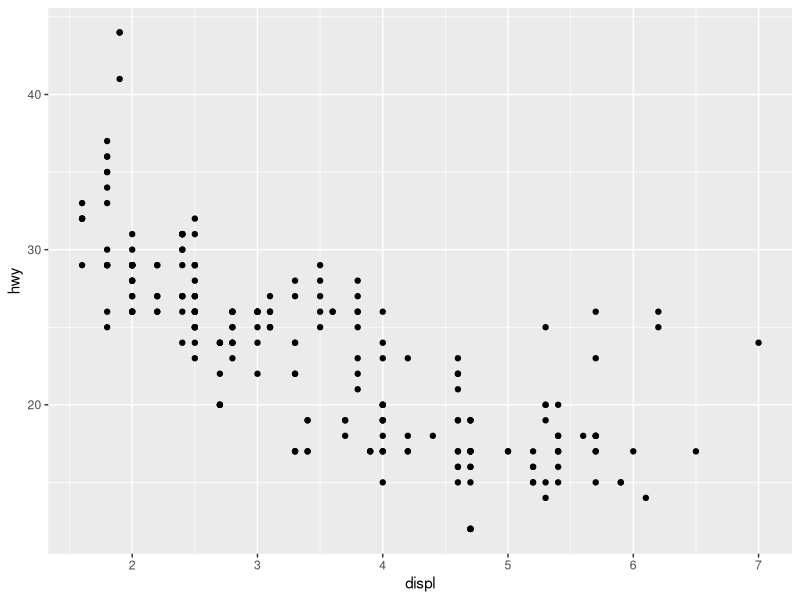
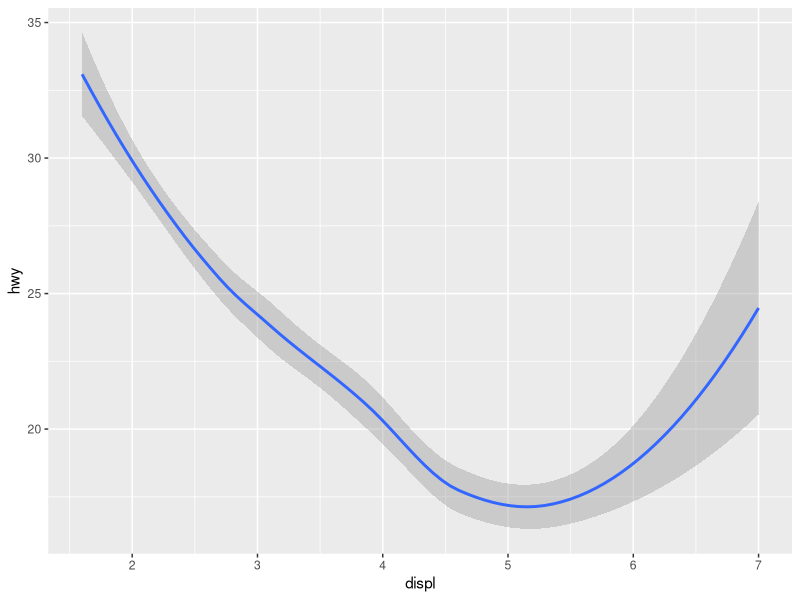
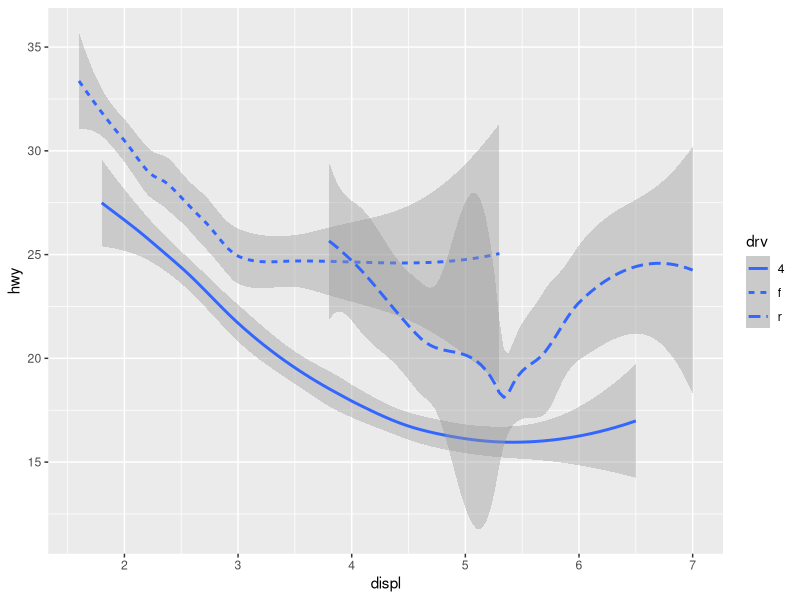
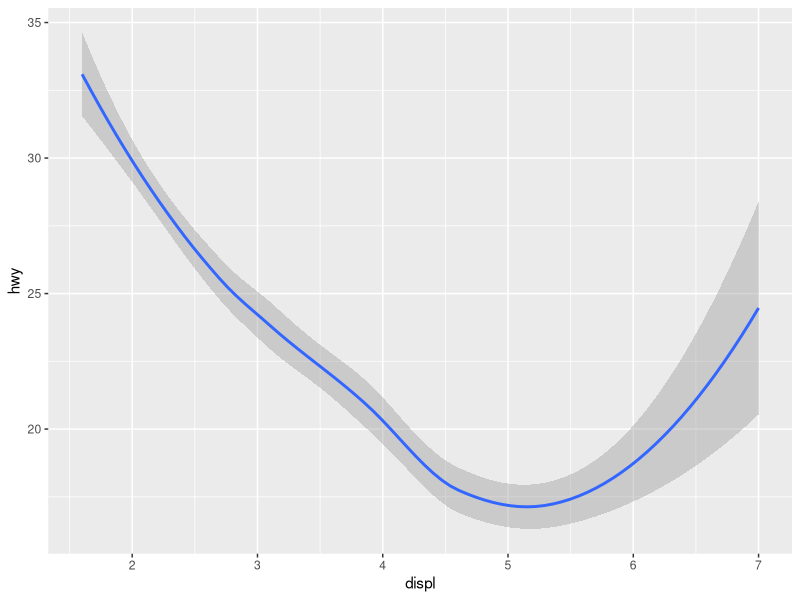
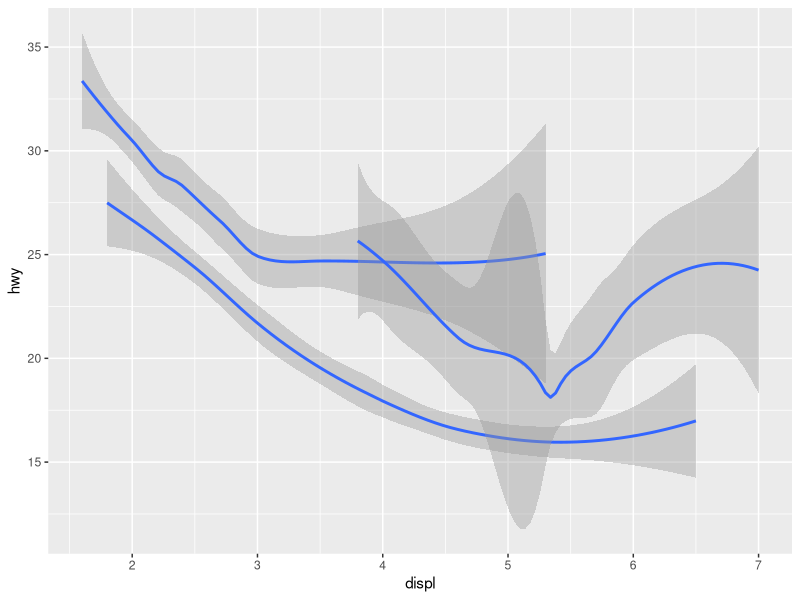
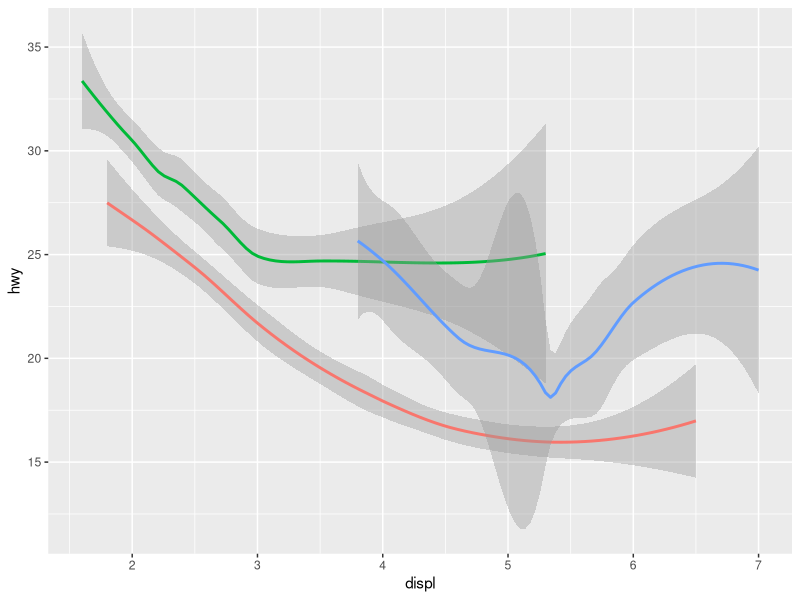
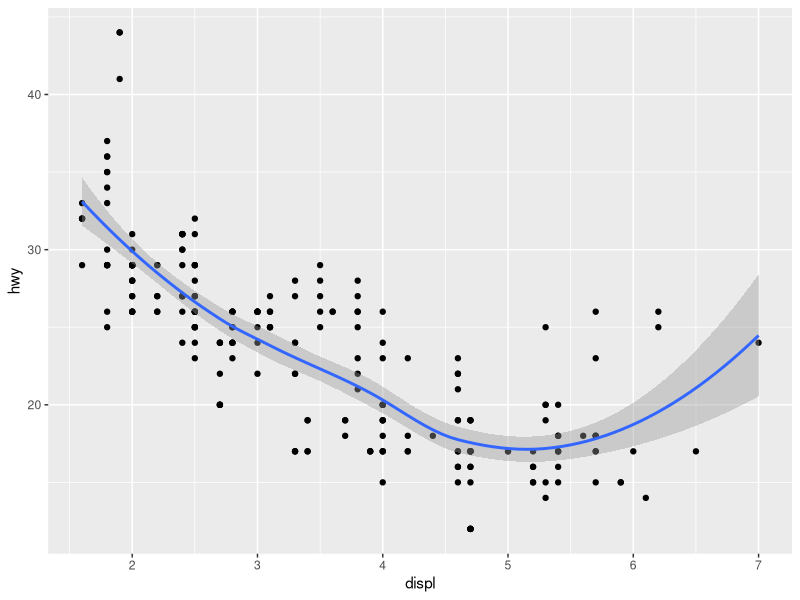
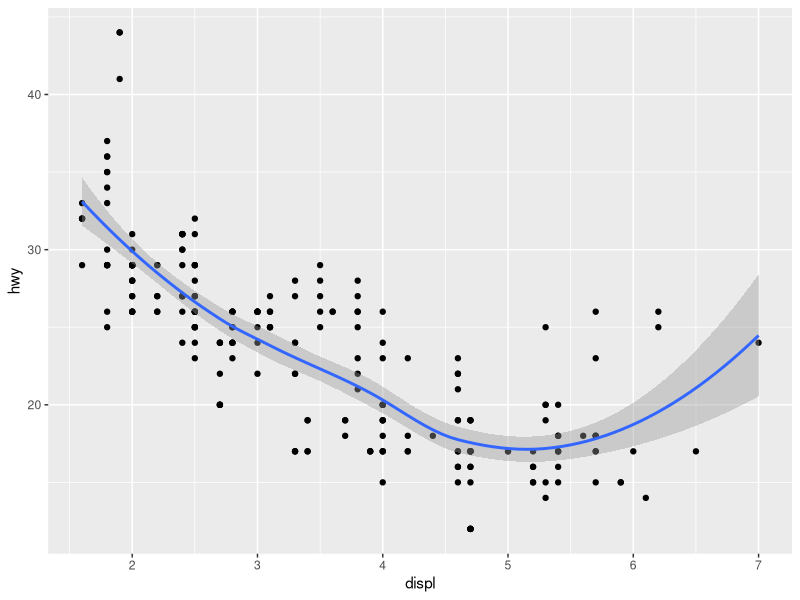

Write the R code that produced these figures, in order.
## ---- chunk 1
library(tidyverse)
## ---- chunk 2
# left
ggplot(data = mpg) + 
  geom_point(mapping = aes(x = displ, y = hwy))

# right
ggplot(data = mpg) + 
  geom_smooth(mapping = aes(x = displ, y = hwy))
## ---- chunk 3
ggplot(data = mpg) + 
  geom_smooth(mapping = aes(x = displ, y = hwy, linetype = drv))

ggplot(data = mpg) +
  geom_smooth(mapping = aes(x = displ, y = hwy))
              
ggplot(data = mpg) +
  geom_smooth(mapping = aes(x = displ, y = hwy, group = drv))
    
ggplot(data = mpg) +
  geom_smooth(
    mapping = aes(x = displ, y = hwy, color = drv),
    show.legend = FALSE
  )

ggplot(data = mpg) + 
  geom_point(mapping = aes(x = displ, y = hwy)) +
  geom_smooth(mapping = aes(x = displ, y = hwy))

ggplot(data = mpg, mapping = aes(x = displ, y = hwy)) + 
  geom_point() + 
  geom_smooth()

ggplot(data = mpg, mapping = aes(x = displ, y = hwy)) + 
  geom_point(mapping = aes(color = class)) + 
  geom_smooth()

ggplot(data = mpg, mapping = aes(x = displ, y = hwy)) + 
  geom_point(mapping = aes(color = class)) + 
  geom_smooth(data = filter(mpg, class == "subcompact"), se = FALSE)
## ---- chunk 4
ggplot(data = mpg, mapping = aes(x = displ, y = hwy, color = drv)) + 
  geom_point() + 
  geom_smooth(se = FALSE)
## ---- chunk 5
ggplot(data = mpg, mapping = aes(x = displ, y = hwy)) + 
  geom_point() + 
  geom_smooth()

ggplot() + 
  geom_point(data = mpg, mapping = aes(x = displ, y = hwy)) + 
  geom_smooth(data = mpg, mapping = aes(x = displ, y = hwy))
## ---- chunk 6
ggplot(data = mpg, mapping = aes(x = displ, y = hwy)) +
  geom_point() +
  geom_smooth()
## ---- chunk 7
ggplot(data = mpg, mapping =aes(x= displ, y = hwy, group = drv)) +
  geom_point() +
  geom_smooth()
## ---- chunk 8
ggplot(data = mpg, mapping = aes(x = displ, y = hwy, color = drv)) +
  geom_point() +
  geom_smooth()
